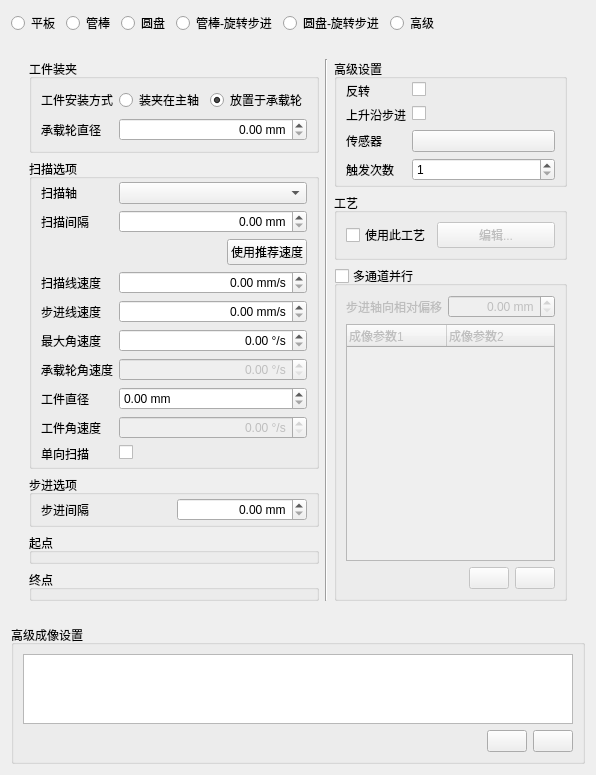
<?xml version="1.0" encoding="UTF-8"?>
<ui version="4.0">
 <class>ScanPathAdvancedEdit</class>
 <widget class="QWidget" name="ScanPathAdvancedEdit">
  <property name="geometry">
   <rect>
    <x>0</x>
    <y>0</y>
    <width>595</width>
    <height>716</height>
   </rect>
  </property>
  <property name="windowTitle">
   <string>编辑扫描计划</string>
  </property>
  <layout class="QGridLayout" name="gridLayout">
   <item row="0" column="0">
    <layout class="QHBoxLayout" name="layoutPathType">
     <item>
      <widget class="QRadioButton" name="rectangle">
       <property name="text">
        <string>平板</string>
       </property>
      </widget>
     </item>
     <item>
      <widget class="QRadioButton" name="cylinderPrismatic">
       <property name="text">
        <string>管棒</string>
       </property>
      </widget>
     </item>
     <item>
      <widget class="QRadioButton" name="diskPrismatic">
       <property name="text">
        <string>圆盘</string>
       </property>
      </widget>
     </item>
     <item>
      <widget class="QRadioButton" name="cylinderRotation">
       <property name="text">
        <string>管棒-旋转步进</string>
       </property>
      </widget>
     </item>
     <item>
      <widget class="QRadioButton" name="diskRotation">
       <property name="text">
        <string>圆盘-旋转步进</string>
       </property>
      </widget>
     </item>
     <item>
      <widget class="QRadioButton" name="advice">
       <property name="text">
        <string>高级</string>
       </property>
      </widget>
     </item>
     <item>
      <spacer name="horizontalSpacer_2">
       <property name="orientation">
        <enum>Qt::Horizontal</enum>
       </property>
       <property name="sizeHint" stdset="0">
        <size>
         <width>40</width>
         <height>20</height>
        </size>
       </property>
      </spacer>
     </item>
    </layout>
   </item>
   <item row="1" column="0">
    <widget class="QStackedWidget" name="scanInfo">
     <property name="currentIndex">
      <number>0</number>
     </property>
     <widget class="QWidget" name="baseInfo">
      <property name="sizePolicy">
       <sizepolicy hsizetype="Preferred" vsizetype="Preferred">
        <horstretch>0</horstretch>
        <verstretch>0</verstretch>
       </sizepolicy>
      </property>
      <layout class="QGridLayout" name="gridLayout_7">
       <item row="0" column="0">
        <widget class="QWidget" name="container" native="true">
         <layout class="QGridLayout" name="gridLayout_6">
          <item row="0" column="0">
           <layout class="QHBoxLayout" name="horizontalLayout">
            <item>
             <layout class="QHBoxLayout" name="horizontalLayout_6">
              <item>
               <layout class="QVBoxLayout" name="verticalLayout_6">
                <item>
                 <widget class="QGroupBox" name="groupBearing">
                  <property name="title">
                   <string>工件装夹</string>
                  </property>
                  <layout class="QFormLayout" name="formLayout_3">
                   <item row="0" column="0">
                    <widget class="QLabel" name="loadTypeTitle">
                     <property name="text">
                      <string>工件安装方式</string>
                     </property>
                     <property name="buddy">
                      <cstring>coaxialScan</cstring>
                     </property>
                    </widget>
                   </item>
                   <item row="0" column="1">
                    <layout class="QHBoxLayout" name="horizontalLayout_4">
                     <item>
                      <widget class="QRadioButton" name="coaxialScan">
                       <property name="text">
                        <string>装夹在主轴</string>
                       </property>
                      </widget>
                     </item>
                     <item>
                      <widget class="QRadioButton" name="bearingScan">
                       <property name="text">
                        <string>放置于承载轮</string>
                       </property>
                       <property name="checked">
                        <bool>true</bool>
                       </property>
                      </widget>
                     </item>
                    </layout>
                   </item>
                   <item row="1" column="0">
                    <widget class="QLabel" name="diameterTitle">
                     <property name="text">
                      <string>承载轮直径</string>
                     </property>
                     <property name="buddy">
                      <cstring>wheelDiameter</cstring>
                     </property>
                    </widget>
                   </item>
                   <item row="1" column="1">
                    <widget class="QDoubleSpinBox" name="wheelDiameter">
                     <property name="alignment">
                      <set>Qt::AlignRight|Qt::AlignTrailing|Qt::AlignVCenter</set>
                     </property>
                     <property name="suffix">
                      <string> mm</string>
                     </property>
                     <property name="maximum">
                      <double>99999.990000000005239</double>
                     </property>
                    </widget>
                   </item>
                  </layout>
                 </widget>
                </item>
                <item>
                 <widget class="QGroupBox" name="groupSpeed">
                  <property name="title">
                   <string>扫描选项</string>
                  </property>
                  <layout class="QFormLayout" name="formLayout_4">
                   <property name="topMargin">
                    <number>3</number>
                   </property>
                   <property name="bottomMargin">
                    <number>3</number>
                   </property>
                   <item row="0" column="0">
                    <widget class="QLabel" name="scanAxisTitle">
                     <property name="enabled">
                      <bool>true</bool>
                     </property>
                     <property name="text">
                      <string>扫描轴</string>
                     </property>
                     <property name="buddy">
                      <cstring>scanAxis</cstring>
                     </property>
                    </widget>
                   </item>
                   <item row="0" column="1">
                    <widget class="AxisSelector" name="scanAxis">
                     <property name="editable">
                      <bool>false</bool>
                     </property>
                    </widget>
                   </item>
                   <item row="1" column="0">
                    <widget class="QLabel" name="label_4">
                     <property name="text">
                      <string>扫描间隔</string>
                     </property>
                     <property name="buddy">
                      <cstring>interval</cstring>
                     </property>
                    </widget>
                   </item>
                   <item row="1" column="1">
                    <widget class="QDoubleSpinBox" name="interval">
                     <property name="alignment">
                      <set>Qt::AlignRight|Qt::AlignTrailing|Qt::AlignVCenter</set>
                     </property>
                     <property name="suffix">
                      <string> mm</string>
                     </property>
                     <property name="maximum">
                      <double>99990000.000000000000000</double>
                     </property>
                     <property name="singleStep">
                      <double>0.100000000000000</double>
                     </property>
                    </widget>
                   </item>
                   <item row="2" column="0" colspan="2">
                    <layout class="QHBoxLayout" name="horizontalLayout_3" stretch="1,0">
                     <item>
                      <widget class="QLabel" name="adviceSpeed">
                       <property name="styleSheet">
                        <string notr="true"/>
                       </property>
                       <property name="text">
                        <string/>
                       </property>
                      </widget>
                     </item>
                     <item>
                      <widget class="QPushButton" name="applyAdviceSpeed">
                       <property name="text">
                        <string>使用推荐速度</string>
                       </property>
                       <property name="autoDefault">
                        <bool>false</bool>
                       </property>
                      </widget>
                     </item>
                    </layout>
                   </item>
                   <item row="3" column="0">
                    <widget class="QLabel" name="label_2">
                     <property name="text">
                      <string>扫描线速度</string>
                     </property>
                     <property name="buddy">
                      <cstring>linearSpeed</cstring>
                     </property>
                    </widget>
                   </item>
                   <item row="3" column="1">
                    <widget class="QDoubleSpinBox" name="linearSpeed">
                     <property name="styleSheet">
                      <string notr="true"/>
                     </property>
                     <property name="alignment">
                      <set>Qt::AlignRight|Qt::AlignTrailing|Qt::AlignVCenter</set>
                     </property>
                     <property name="suffix">
                      <string> mm/s</string>
                     </property>
                     <property name="maximum">
                      <double>99990000.000000000000000</double>
                     </property>
                     <property name="singleStep">
                      <double>1.000000000000000</double>
                     </property>
                    </widget>
                   </item>
                   <item row="4" column="0">
                    <widget class="QLabel" name="label_stepLineSpeed">
                     <property name="text">
                      <string>步进线速度</string>
                     </property>
                     <property name="buddy">
                      <cstring>stepLinearSpeed</cstring>
                     </property>
                    </widget>
                   </item>
                   <item row="4" column="1">
                    <widget class="QDoubleSpinBox" name="stepLinearSpeed">
                     <property name="alignment">
                      <set>Qt::AlignRight|Qt::AlignTrailing|Qt::AlignVCenter</set>
                     </property>
                     <property name="suffix">
                      <string> mm/s</string>
                     </property>
                     <property name="maximum">
                      <double>99990000.000000000000000</double>
                     </property>
                    </widget>
                   </item>
                   <item row="5" column="0">
                    <widget class="QLabel" name="maxAngularSpeedTitle">
                     <property name="text">
                      <string>最大角速度</string>
                     </property>
                     <property name="buddy">
                      <cstring>maxAngularSpeed</cstring>
                     </property>
                    </widget>
                   </item>
                   <item row="5" column="1">
                    <widget class="QDoubleSpinBox" name="maxAngularSpeed">
                     <property name="toolTip">
                      <string>保证转台安全转动的最大角速度。</string>
                     </property>
                     <property name="alignment">
                      <set>Qt::AlignRight|Qt::AlignTrailing|Qt::AlignVCenter</set>
                     </property>
                     <property name="suffix">
                      <string> °/s</string>
                     </property>
                     <property name="maximum">
                      <double>99990000.000000000000000</double>
                     </property>
                    </widget>
                   </item>
                   <item row="6" column="0">
                    <widget class="QLabel" name="angularSpeedTitle">
                     <property name="text">
                      <string>承载轮角速度</string>
                     </property>
                     <property name="buddy">
                      <cstring>angularSpeed</cstring>
                     </property>
                    </widget>
                   </item>
                   <item row="6" column="1">
                    <widget class="QDoubleSpinBox" name="angularSpeed">
                     <property name="enabled">
                      <bool>false</bool>
                     </property>
                     <property name="alignment">
                      <set>Qt::AlignRight|Qt::AlignTrailing|Qt::AlignVCenter</set>
                     </property>
                     <property name="keyboardTracking">
                      <bool>false</bool>
                     </property>
                     <property name="suffix">
                      <string> °/s</string>
                     </property>
                     <property name="maximum">
                      <double>99990000.000000000000000</double>
                     </property>
                     <property name="singleStep">
                      <double>0.100000000000000</double>
                     </property>
                    </widget>
                   </item>
                   <item row="7" column="0">
                    <widget class="QLabel" name="productDiameterTitle">
                     <property name="text">
                      <string>工件直径</string>
                     </property>
                     <property name="buddy">
                      <cstring>productDiameter</cstring>
                     </property>
                    </widget>
                   </item>
                   <item row="7" column="1">
                    <widget class="QDoubleSpinBox" name="productDiameter">
                     <property name="suffix">
                      <string> mm</string>
                     </property>
                     <property name="maximum">
                      <double>99999.990000000005239</double>
                     </property>
                    </widget>
                   </item>
                   <item row="8" column="0">
                    <widget class="QLabel" name="productAngularSpeedTitle">
                     <property name="text">
                      <string>工件角速度</string>
                     </property>
                     <property name="buddy">
                      <cstring>productAngularSpeed</cstring>
                     </property>
                    </widget>
                   </item>
                   <item row="8" column="1">
                    <widget class="QDoubleSpinBox" name="productAngularSpeed">
                     <property name="enabled">
                      <bool>false</bool>
                     </property>
                     <property name="alignment">
                      <set>Qt::AlignRight|Qt::AlignTrailing|Qt::AlignVCenter</set>
                     </property>
                     <property name="suffix">
                      <string> °/s</string>
                     </property>
                     <property name="maximum">
                      <double>999999999.000000000000000</double>
                     </property>
                    </widget>
                   </item>
                   <item row="9" column="0">
                    <widget class="QLabel" name="unidirectionTitle">
                     <property name="text">
                      <string>单向扫描</string>
                     </property>
                     <property name="buddy">
                      <cstring>unidirection</cstring>
                     </property>
                    </widget>
                   </item>
                   <item row="9" column="1">
                    <widget class="QCheckBox" name="unidirection">
                     <property name="text">
                      <string/>
                     </property>
                    </widget>
                   </item>
                  </layout>
                 </widget>
                </item>
                <item>
                 <widget class="QGroupBox" name="groupScanSelector">
                  <property name="title">
                   <string>步进选项</string>
                  </property>
                  <layout class="QGridLayout" name="gridLayout_2">
                   <property name="topMargin">
                    <number>3</number>
                   </property>
                   <property name="bottomMargin">
                    <number>3</number>
                   </property>
                   <item row="1" column="1">
                    <widget class="QDoubleSpinBox" name="stepInterval">
                     <property name="alignment">
                      <set>Qt::AlignRight|Qt::AlignTrailing|Qt::AlignVCenter</set>
                     </property>
                     <property name="suffix">
                      <string> mm</string>
                     </property>
                     <property name="maximum">
                      <double>99990000.000000000000000</double>
                     </property>
                     <property name="singleStep">
                      <double>0.100000000000000</double>
                     </property>
                    </widget>
                   </item>
                   <item row="1" column="0">
                    <widget class="QLabel" name="stepIntervalTitle">
                     <property name="text">
                      <string>步进间隔</string>
                     </property>
                     <property name="buddy">
                      <cstring>stepInterval</cstring>
                     </property>
                    </widget>
                   </item>
                  </layout>
                 </widget>
                </item>
                <item>
                 <widget class="QGroupBox" name="groupBox_4">
                  <property name="title">
                   <string>起点</string>
                  </property>
                  <layout class="QVBoxLayout" name="verticalLayout_startPoint">
                   <property name="topMargin">
                    <number>3</number>
                   </property>
                   <property name="bottomMargin">
                    <number>3</number>
                   </property>
                   <item>
                    <widget class="PointXYZ" name="startPoint" native="true"/>
                   </item>
                  </layout>
                 </widget>
                </item>
                <item>
                 <widget class="QGroupBox" name="groupBox_5">
                  <property name="title">
                   <string>终点</string>
                  </property>
                  <layout class="QVBoxLayout" name="verticalLayout_endPoint">
                   <property name="topMargin">
                    <number>3</number>
                   </property>
                   <property name="bottomMargin">
                    <number>3</number>
                   </property>
                   <item>
                    <widget class="PointXYZ" name="endPoint" native="true"/>
                   </item>
                  </layout>
                 </widget>
                </item>
                <item>
                 <spacer name="verticalSpacer">
                  <property name="orientation">
                   <enum>Qt::Vertical</enum>
                  </property>
                  <property name="sizeHint" stdset="0">
                   <size>
                    <width>0</width>
                    <height>0</height>
                   </size>
                  </property>
                 </spacer>
                </item>
               </layout>
              </item>
              <item>
               <widget class="Line" name="line">
                <property name="orientation">
                 <enum>Qt::Vertical</enum>
                </property>
               </widget>
              </item>
             </layout>
            </item>
            <item>
             <layout class="QVBoxLayout" name="verticalLayout_3" stretch="0,0,1">
              <item>
               <widget class="QGroupBox" name="groupOther">
                <property name="title">
                 <string>高级设置</string>
                </property>
                <layout class="QFormLayout" name="formLayout">
                 <property name="topMargin">
                  <number>3</number>
                 </property>
                 <property name="bottomMargin">
                  <number>3</number>
                 </property>
                 <item row="0" column="0">
                  <widget class="QLabel" name="rotationReversedTitle">
                   <property name="text">
                    <string>反转</string>
                   </property>
                   <property name="buddy">
                    <cstring>rotationReversed</cstring>
                   </property>
                  </widget>
                 </item>
                 <item row="0" column="1">
                  <widget class="QCheckBox" name="rotationReversed">
                   <property name="text">
                    <string/>
                   </property>
                  </widget>
                 </item>
                 <item row="1" column="0">
                  <widget class="QLabel" name="rotationRisingEdgeTitle">
                   <property name="text">
                    <string>上升沿步进</string>
                   </property>
                   <property name="buddy">
                    <cstring>rotationRisingEdge</cstring>
                   </property>
                  </widget>
                 </item>
                 <item row="1" column="1">
                  <widget class="QCheckBox" name="rotationRisingEdge">
                   <property name="text">
                    <string/>
                   </property>
                  </widget>
                 </item>
                 <item row="3" column="0">
                  <widget class="QLabel" name="rotationSensorTitle">
                   <property name="text">
                    <string>传感器</string>
                   </property>
                   <property name="buddy">
                    <cstring>rotationSensor</cstring>
                   </property>
                  </widget>
                 </item>
                 <item row="3" column="1">
                  <widget class="ComboBoxMulti" name="rotationSensor">
                   <property name="text">
                    <string/>
                   </property>
                  </widget>
                 </item>
                 <item row="4" column="0">
                  <widget class="QLabel" name="rotationCountTitle">
                   <property name="text">
                    <string>触发次数</string>
                   </property>
                   <property name="buddy">
                    <cstring>rotationCount</cstring>
                   </property>
                  </widget>
                 </item>
                 <item row="4" column="1">
                  <widget class="QSpinBox" name="rotationCount">
                   <property name="alignment">
                    <set>Qt::AlignLeading|Qt::AlignLeft|Qt::AlignVCenter</set>
                   </property>
                   <property name="keyboardTracking">
                    <bool>false</bool>
                   </property>
                   <property name="minimum">
                    <number>1</number>
                   </property>
                  </widget>
                 </item>
                </layout>
               </widget>
              </item>
              <item>
               <widget class="QGroupBox" name="setupGroup">
                <property name="minimumSize">
                 <size>
                  <width>0</width>
                  <height>50</height>
                 </size>
                </property>
                <property name="title">
                 <string>工艺</string>
                </property>
                <property name="checkable">
                 <bool>false</bool>
                </property>
                <property name="checked">
                 <bool>false</bool>
                </property>
                <layout class="QFormLayout" name="formLayout_5">
                 <item row="0" column="0">
                  <widget class="QCheckBox" name="setupEnable">
                   <property name="sizePolicy">
                    <sizepolicy hsizetype="Minimum" vsizetype="MinimumExpanding">
                     <horstretch>0</horstretch>
                     <verstretch>0</verstretch>
                    </sizepolicy>
                   </property>
                   <property name="text">
                    <string>使用此工艺</string>
                   </property>
                  </widget>
                 </item>
                 <item row="0" column="1">
                  <widget class="QPushButton" name="setup">
                   <property name="enabled">
                    <bool>false</bool>
                   </property>
                   <property name="text">
                    <string>编辑...</string>
                   </property>
                  </widget>
                 </item>
                </layout>
               </widget>
              </item>
              <item>
               <widget class="QGroupBox" name="groupParallel">
                <property name="title">
                 <string>多通道并行</string>
                </property>
                <property name="checkable">
                 <bool>true</bool>
                </property>
                <property name="checked">
                 <bool>false</bool>
                </property>
                <layout class="QGridLayout" name="gridLayout_5">
                 <item row="1" column="0">
                  <widget class="QLabel" name="offsetDirectionTitle">
                   <property name="sizePolicy">
                    <sizepolicy hsizetype="Maximum" vsizetype="Preferred">
                     <horstretch>0</horstretch>
                     <verstretch>0</verstretch>
                    </sizepolicy>
                   </property>
                   <property name="text">
                    <string>步进轴向相对偏移</string>
                   </property>
                   <property name="buddy">
                    <cstring>probeInterval</cstring>
                   </property>
                  </widget>
                 </item>
                 <item row="4" column="0" colspan="2">
                  <layout class="QHBoxLayout" name="horizontalLayout_2">
                   <item>
                    <spacer name="horizontalSpacer">
                     <property name="orientation">
                      <enum>Qt::Horizontal</enum>
                     </property>
                     <property name="sizeHint" stdset="0">
                      <size>
                       <width>40</width>
                       <height>20</height>
                      </size>
                     </property>
                    </spacer>
                   </item>
                   <item>
                    <widget class="QPushButton" name="addChannel">
                     <property name="text">
                      <string/>
                     </property>
                     <property name="icon">
                      <iconset resource="../../../Resources/Resources.qrc">
                       <normaloff>:/icons/plus.png</normaloff>:/icons/plus.png</iconset>
                     </property>
                     <property name="autoDefault">
                      <bool>false</bool>
                     </property>
                    </widget>
                   </item>
                   <item>
                    <widget class="QPushButton" name="removeChannel">
                     <property name="text">
                      <string/>
                     </property>
                     <property name="icon">
                      <iconset resource="../../../Resources/Resources.qrc">
                       <normaloff>:/icons/minus.png</normaloff>:/icons/minus.png</iconset>
                     </property>
                     <property name="autoDefault">
                      <bool>false</bool>
                     </property>
                    </widget>
                   </item>
                  </layout>
                 </item>
                 <item row="1" column="1">
                  <widget class="QDoubleSpinBox" name="probeInterval">
                   <property name="alignment">
                    <set>Qt::AlignRight|Qt::AlignTrailing|Qt::AlignVCenter</set>
                   </property>
                   <property name="keyboardTracking">
                    <bool>false</bool>
                   </property>
                   <property name="suffix">
                    <string> mm</string>
                   </property>
                   <property name="maximum">
                    <double>99990000.000000000000000</double>
                   </property>
                  </widget>
                 </item>
                 <item row="3" column="0" colspan="2">
                  <widget class="QTreeWidget" name="channelList">
                   <property name="dragDropMode">
                    <enum>QAbstractItemView::InternalMove</enum>
                   </property>
                   <property name="indentation">
                    <number>0</number>
                   </property>
                   <property name="expandsOnDoubleClick">
                    <bool>false</bool>
                   </property>
                   <column>
                    <property name="text">
                     <string notr="true">成像参数1</string>
                    </property>
                   </column>
                   <column>
                    <property name="text">
                     <string>成像参数2</string>
                    </property>
                   </column>
                  </widget>
                 </item>
                </layout>
               </widget>
              </item>
             </layout>
            </item>
           </layout>
          </item>
         </layout>
        </widget>
       </item>
      </layout>
     </widget>
     <widget class="QWidget" name="adviceInfo">
      <property name="sizePolicy">
       <sizepolicy hsizetype="Preferred" vsizetype="Preferred">
        <horstretch>0</horstretch>
        <verstretch>0</verstretch>
       </sizepolicy>
      </property>
      <layout class="QVBoxLayout" name="verticalLayout_2">
       <property name="leftMargin">
        <number>0</number>
       </property>
       <property name="topMargin">
        <number>0</number>
       </property>
       <property name="rightMargin">
        <number>0</number>
       </property>
       <property name="bottomMargin">
        <number>0</number>
       </property>
       <item>
        <layout class="QFormLayout" name="formLayout_2">
         <item row="0" column="0">
          <widget class="QLabel" name="label_3">
           <property name="text">
            <string>扫描间隔</string>
           </property>
          </widget>
         </item>
         <item row="0" column="1">
          <widget class="QDoubleSpinBox" name="intervalAdvice">
           <property name="suffix">
            <string> mm</string>
           </property>
           <property name="singleStep">
            <double>0.100000000000000</double>
           </property>
          </widget>
         </item>
        </layout>
       </item>
       <item>
        <layout class="QHBoxLayout" name="horizontalLayout_13" stretch="1,0">
         <item>
          <widget class="QGroupBox" name="groupBox">
           <property name="title">
            <string>扫描路径</string>
           </property>
           <layout class="QVBoxLayout" name="verticalLayout">
            <item>
             <widget class="QTreeWidget" name="path">
              <property name="editTriggers">
               <set>QAbstractItemView::NoEditTriggers</set>
              </property>
              <property name="indentation">
               <number>20</number>
              </property>
              <property name="headerHidden">
               <bool>true</bool>
              </property>
              <attribute name="headerVisible">
               <bool>false</bool>
              </attribute>
              <attribute name="headerCascadingSectionResizes">
               <bool>true</bool>
              </attribute>
              <column>
               <property name="text">
                <string notr="true">项</string>
               </property>
              </column>
              <column>
               <property name="text">
                <string>值</string>
               </property>
              </column>
             </widget>
            </item>
            <item>
             <layout class="QHBoxLayout" name="horizontalLayout_14">
              <item>
               <spacer name="horizontalSpacer_5">
                <property name="orientation">
                 <enum>Qt::Horizontal</enum>
                </property>
                <property name="sizeHint" stdset="0">
                 <size>
                  <width>40</width>
                  <height>20</height>
                 </size>
                </property>
               </spacer>
              </item>
              <item>
               <widget class="QPushButton" name="expand">
                <property name="text">
                 <string>展开</string>
                </property>
               </widget>
              </item>
             </layout>
            </item>
           </layout>
          </widget>
         </item>
         <item>
          <widget class="QGroupBox" name="mulitChannels">
           <property name="title">
            <string>多通道并行</string>
           </property>
           <property name="flat">
            <bool>false</bool>
           </property>
           <property name="checkable">
            <bool>true</bool>
           </property>
           <property name="checked">
            <bool>false</bool>
           </property>
           <layout class="QVBoxLayout" name="verticalLayout_5">
            <item>
             <layout class="QGridLayout" name="gridLayout_4">
              <item row="0" column="0">
               <widget class="QLabel" name="channelOffset_label">
                <property name="text">
                 <string>通道偏移</string>
                </property>
               </widget>
              </item>
              <item row="0" column="1">
               <widget class="QDoubleSpinBox" name="channelOffset">
                <property name="suffix">
                 <string> mm</string>
                </property>
                <property name="maximum">
                 <double>99999.990000000005239</double>
                </property>
               </widget>
              </item>
             </layout>
            </item>
            <item>
             <widget class="QTreeWidget" name="channelList_advice">
              <property name="indentation">
               <number>0</number>
              </property>
              <property name="expandsOnDoubleClick">
               <bool>false</bool>
              </property>
              <column>
               <property name="text">
                <string notr="true">成像参数1</string>
               </property>
              </column>
              <column>
               <property name="text">
                <string>成像参数2</string>
               </property>
              </column>
             </widget>
            </item>
            <item>
             <layout class="QHBoxLayout" name="horizontalLayout_11">
              <item>
               <spacer name="horizontalSpacer_4">
                <property name="orientation">
                 <enum>Qt::Horizontal</enum>
                </property>
                <property name="sizeHint" stdset="0">
                 <size>
                  <width>40</width>
                  <height>20</height>
                 </size>
                </property>
               </spacer>
              </item>
              <item>
               <widget class="QToolButton" name="addChannel_advice">
                <property name="text">
                 <string>...</string>
                </property>
                <property name="icon">
                 <iconset resource="../../../Resources/Resources.qrc">
                  <normaloff>:/icons/plus.png</normaloff>:/icons/plus.png</iconset>
                </property>
               </widget>
              </item>
              <item>
               <widget class="QToolButton" name="removeChannel_advice">
                <property name="text">
                 <string>...</string>
                </property>
                <property name="icon">
                 <iconset resource="../../../Resources/Resources.qrc">
                  <normaloff>:/icons/minus.png</normaloff>:/icons/minus.png</iconset>
                </property>
               </widget>
              </item>
             </layout>
            </item>
           </layout>
          </widget>
         </item>
        </layout>
       </item>
      </layout>
     </widget>
    </widget>
   </item>
   <item row="2" column="0">
    <widget class="QGroupBox" name="imageOptionsGroup">
     <property name="title">
      <string>高级成像设置</string>
     </property>
     <layout class="QGridLayout" name="gridLayout_3">
      <item row="0" column="0">
       <widget class="QListWidget" name="imageOptions">
        <property name="dragDropMode">
         <enum>QAbstractItemView::InternalMove</enum>
        </property>
       </widget>
      </item>
      <item row="1" column="0">
       <layout class="QHBoxLayout" name="horizontalLayout_7">
        <item>
         <spacer name="horizontalSpacer_3">
          <property name="orientation">
           <enum>Qt::Horizontal</enum>
          </property>
          <property name="sizeHint" stdset="0">
           <size>
            <width>40</width>
            <height>20</height>
           </size>
          </property>
         </spacer>
        </item>
        <item>
         <widget class="QPushButton" name="addAdviceImage">
          <property name="icon">
           <iconset resource="../../../Resources/Resources.qrc">
            <normaloff>:/icons/plus.png</normaloff>:/icons/plus.png</iconset>
          </property>
          <property name="autoDefault">
           <bool>false</bool>
          </property>
         </widget>
        </item>
        <item>
         <widget class="QPushButton" name="removeAdviceImage">
          <property name="icon">
           <iconset resource="../../../Resources/Resources.qrc">
            <normaloff>:/icons/minus.png</normaloff>:/icons/minus.png</iconset>
          </property>
          <property name="autoDefault">
           <bool>false</bool>
          </property>
         </widget>
        </item>
       </layout>
      </item>
     </layout>
    </widget>
   </item>
  </layout>
  <action name="actionAddElement">
   <property name="text">
    <string>添加扫描线</string>
   </property>
   <property name="toolTip">
    <string>添加扫描线</string>
   </property>
  </action>
  <action name="actionEditElement">
   <property name="text">
    <string>编辑扫描线</string>
   </property>
   <property name="toolTip">
    <string>编辑扫描线</string>
   </property>
  </action>
  <action name="actionAddPos">
   <property name="text">
    <string>添加标识点</string>
   </property>
   <property name="toolTip">
    <string>添加标识点</string>
   </property>
  </action>
  <action name="actionEditPos">
   <property name="text">
    <string>编辑标识点</string>
   </property>
   <property name="toolTip">
    <string>编辑标识点</string>
   </property>
  </action>
  <action name="actionDeleteElement">
   <property name="text">
    <string>删除扫描线</string>
   </property>
   <property name="toolTip">
    <string>删除扫描线</string>
   </property>
  </action>
  <action name="actionDeletePos">
   <property name="text">
    <string>删除标识点</string>
   </property>
   <property name="toolTip">
    <string>删除标识点</string>
   </property>
  </action>
  <action name="actionAddRotation">
   <property name="text">
    <string>添加旋转属性</string>
   </property>
   <property name="toolTip">
    <string>添加旋转属性</string>
   </property>
  </action>
  <action name="actionEditRotation">
   <property name="text">
    <string>编辑旋转属性</string>
   </property>
   <property name="toolTip">
    <string>编辑旋转属性</string>
   </property>
  </action>
  <action name="actionDeleteRotation">
   <property name="text">
    <string>删除旋转属性</string>
   </property>
   <property name="toolTip">
    <string>删除旋转属性</string>
   </property>
  </action>
  <action name="actionAddCondition">
   <property name="text">
    <string>添加步进条件</string>
   </property>
   <property name="toolTip">
    <string>添加步进条件</string>
   </property>
  </action>
  <action name="actionDeleteCondition">
   <property name="text">
    <string>删除步进条件</string>
   </property>
   <property name="toolTip">
    <string>删除步进条件</string>
   </property>
  </action>
  <action name="actionEditCondition">
   <property name="text">
    <string>编辑步进条件</string>
   </property>
   <property name="toolTip">
    <string>编辑步进条件</string>
   </property>
  </action>
 </widget>
 <customwidgets>
  <customwidget>
   <class>AxisSelector</class>
   <extends>QComboBox</extends>
   <header>Acquisition/AxisSelector.h</header>
  </customwidget>
  <customwidget>
   <class>PointXYZ</class>
   <extends>QWidget</extends>
   <header>Acquisition/PointXYZ.h</header>
   <container>1</container>
   <slots>
    <signal>pointChanged()</signal>
   </slots>
  </customwidget>
  <customwidget>
   <class>ComboBoxMulti</class>
   <extends>QPushButton</extends>
   <header>allrising/ComboBoxMulti.h</header>
  </customwidget>
 </customwidgets>
 <tabstops>
  <tabstop>rectangle</tabstop>
  <tabstop>cylinderPrismatic</tabstop>
  <tabstop>diskPrismatic</tabstop>
  <tabstop>cylinderRotation</tabstop>
  <tabstop>diskRotation</tabstop>
  <tabstop>advice</tabstop>
  <tabstop>coaxialScan</tabstop>
  <tabstop>bearingScan</tabstop>
  <tabstop>wheelDiameter</tabstop>
  <tabstop>scanAxis</tabstop>
  <tabstop>interval</tabstop>
  <tabstop>applyAdviceSpeed</tabstop>
  <tabstop>linearSpeed</tabstop>
  <tabstop>stepLinearSpeed</tabstop>
  <tabstop>maxAngularSpeed</tabstop>
  <tabstop>angularSpeed</tabstop>
  <tabstop>productDiameter</tabstop>
  <tabstop>productAngularSpeed</tabstop>
  <tabstop>unidirection</tabstop>
  <tabstop>stepInterval</tabstop>
  <tabstop>rotationReversed</tabstop>
  <tabstop>rotationRisingEdge</tabstop>
  <tabstop>rotationSensor</tabstop>
  <tabstop>rotationCount</tabstop>
  <tabstop>groupParallel</tabstop>
  <tabstop>probeInterval</tabstop>
  <tabstop>channelList</tabstop>
  <tabstop>addChannel</tabstop>
  <tabstop>removeChannel</tabstop>
  <tabstop>imageOptions</tabstop>
  <tabstop>addAdviceImage</tabstop>
  <tabstop>removeAdviceImage</tabstop>
  <tabstop>expand</tabstop>
  <tabstop>mulitChannels</tabstop>
  <tabstop>channelOffset</tabstop>
  <tabstop>channelList_advice</tabstop>
  <tabstop>addChannel_advice</tabstop>
  <tabstop>removeChannel_advice</tabstop>
  <tabstop>intervalAdvice</tabstop>
  <tabstop>path</tabstop>
 </tabstops>
 <resources>
  <include location="../../../Resources/Resources.qrc"/>
 </resources>
 <connections>
  <connection>
   <sender>setupGroup</sender>
   <signal>toggled(bool)</signal>
   <receiver>setup</receiver>
   <slot>setEnabled(bool)</slot>
   <hints>
    <hint type="sourcelabel">
     <x>350</x>
     <y>183</y>
    </hint>
    <hint type="destinationlabel">
     <x>555</x>
     <y>220</y>
    </hint>
   </hints>
  </connection>
  <connection>
   <sender>setupEnable</sender>
   <signal>toggled(bool)</signal>
   <receiver>setup</receiver>
   <slot>setEnabled(bool)</slot>
   <hints>
    <hint type="sourcelabel">
     <x>379</x>
     <y>205</y>
    </hint>
    <hint type="destinationlabel">
     <x>453</x>
     <y>211</y>
    </hint>
   </hints>
  </connection>
 </connections>
</ui>
